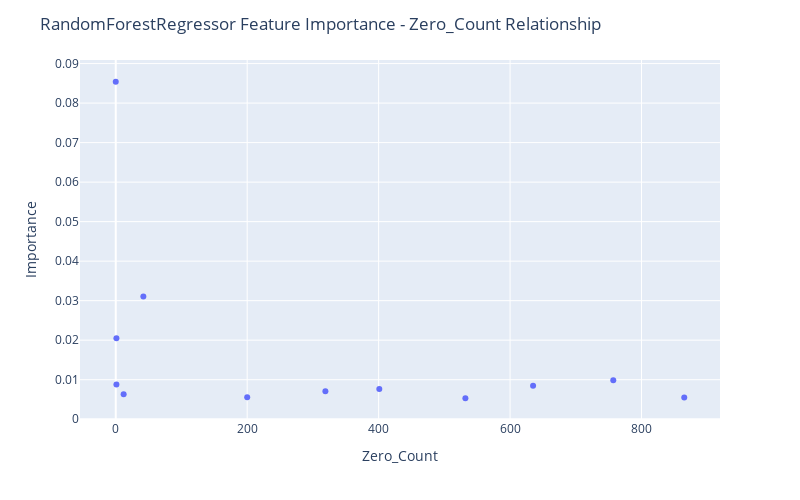

Notebook code for this chart:
### Code cell
fig = px.scatter(df_merged[~df_merged["Feature Name"].str.contains("Output")], x="Zero_Count", y="Importance",
                hover_data=["Feature Name"])

fig.update_layout(
    autosize=False,
    width=800,
    height=500,
    title_text=f"RandomForestRegressor Feature Importance - Zero_Count Relationship",
)

fig.show()

### Figure 1 — Plotly figure (JSON) as saved in the notebook; plotly's stock layout.template omitted (floating-point values rounded to 4 significant figures)
{"data": [{"customdata": [["Input 01"], ["Input 06"], ["Input 08"], ["Input 05"], ["Input 03"], ["Input 12"], ["Input 11"], ["Input 04"], ["Input 09"], ["Input 07"], ["Input 10"], ["Input 02"]], "hovertemplate": "Zero_Count=%{x}<br>Importance=%{y}<br>Feature Name=%{customdata[0]}<extra></extra>", "legendgroup": "", "marker": {"color": "#636efa", "symbol": "circle"}, "mode": "markers", "name": "", "orientation": "v", "showlegend": false, "type": "scatter", "x": [0, 42, 1, 757, 1, 635, 401, 319, 12, 200, 865, 532], "xaxis": "x", "y": [0.0854, 0.03107, 0.02051, 0.009888, 0.008782, 0.008437, 0.007616, 0.007088, 0.006287, 0.005569, 0.005492, 0.005302], "yaxis": "y"}], "layout": {"autosize": false, "height": 500, "legend": {"tracegroupgap": 0}, "margin": {"t": 60}, "title": {"text": "RandomForestRegressor Feature Importance - Zero_Count Relationship"}, "width": 800, "xaxis": {"anchor": "y", "autorange": true, "domain": [0, 1], "range": [-54.4, 919.4], "title": {"text": "Zero_Count"}, "type": "linear"}, "yaxis": {"anchor": "x", "autorange": true, "domain": [0, 1], "range": [-0.0002027, 0.09091], "title": {"text": "Importance"}, "type": "linear"}}}
